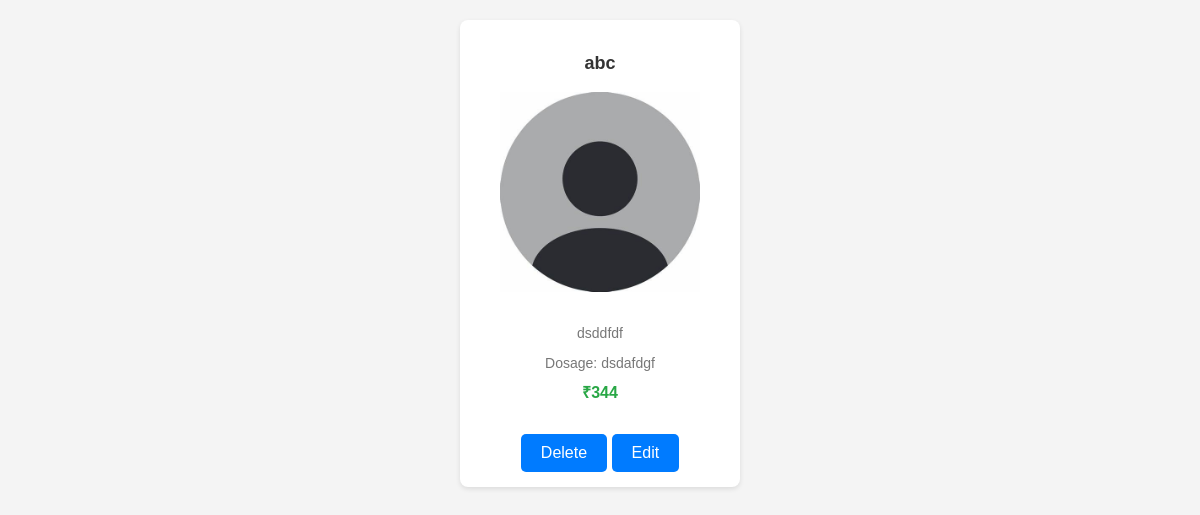
The app's page /scalpproductlist/ with its own data.
### app/models.py (models this page shows)
class scalpproduct(models.Model):
    product_name=models.CharField(max_length=50)
    usage=models.CharField(max_length=50)
    dosage=models.CharField(max_length=50)
    price=models.IntegerField()
    image=models.ImageField(upload_to='products/',null=True,blank=True)

### app/views.py (the view)
# urls.py: path('scalpproductlist/',views.scalpproductlist,name='scalpproductlist'),
def scalpproductlist(request):
    scalp=scalpproduct.objects.all()
    return render(request,'scalpproductlist.html',{'scalp':scalp})

### app/templates/scalpproductlist.html (shortened to what this page needs)
<!DOCTYPE html>
<html lang="en">
<head>
</head>
<body>
    <div class="container">
        <div class="product-list">
            {% for i in scalp %}
                <div class="product-card">
                    <p class="product-name">{{i.product_name}}</p>
                    {% if i.image %}
                        <img src="{{i.image.url}}" alt="{{i.product_name}}">
                    {% endif %}
                    <p class="product-details">{{i.usage}}</p>
                    <p class="product-details">Dosage: {{i.dosage}}</p>
                    <p class="product-price"> ₹{{i.price}}</p>
                    <a href="/deletescalpproduct/{{i.id}}" class="buy-button">Delete</a>
                    <a href="/edit_scalpproduct/{{i.id}}" class="buy-button">Edit</a>
                </div>
            {% endfor %}
        </div>
    </div>
</body>
</html>

### app/templates/scalpproductlist.html (style rules this page uses)
body { font-family: Arial, sans-serif; margin: 0; padding: 0; background-color: #f4f4f4; }
.container { max-width: 1200px; margin: 0 auto; padding: 20px; }
.product-list { display: flex; flex-wrap: wrap; justify-content: space-around; gap: 20px; }
.product-card { background-color: #fff; box-shadow: 0 2px 5px rgba(0, 0, 0, 0.1); width: 250px; padding: 15px; text-align: center; border-radius: 8px; transition: transform 0.3s ease-in-out; }
.product-card img { width: 100%; height: 200px; object-fit: contain; margin-bottom: 15px; }
.product-name { font-size: 18px; font-weight: bold; color: #333; }
.product-details { font-size: 14px; color: #777; margin-bottom: 10px; }
.product-price { font-size: 16px; font-weight: bold; color: #28a745; margin-top: 10px; }
.buy-button { display: inline-block; margin-top: 15px; padding: 10px 20px; background-color: #007bff; color: white; text-decoration: none; border-radius: 5px; }

### records on screen
scalpproduct: product_name "abc", image (picture), usage "dsddfdf", dosage "dsdafdgf", price "344"
